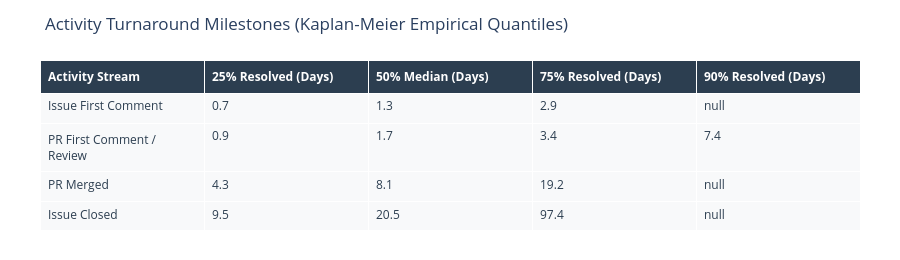

Source (notebook cell):
### Markdown cell above
## Visualization 3: Empirical Turnaround Percentiles & SLA Horizons

Summarizes the survival distributions into operational milestones:
* **25% Resolved**: Early responder benchmark (first quartile turnaround).
* **50% Resolved**: Median project turnaround.
* **75% Resolved**: Upper bound turnaround for majority of contributions.
* **90% Resolved**: Tail latency identifying outlier items requiring triage.

### Code cell
def compute_quantiles_table(cohorts: dict):
    labels = [
        ("Issue First Comment", cohorts["issue_response"]),
        ("PR First Comment / Review", cohorts["pr_response"]),
        ("PR Merged", cohorts["pr_merged"]),
        ("Issue Closed", cohorts["issue_close"])
    ]
    
    data = []
    for name, (dur, evt) in labels:
        km = compute_km_curve(dur, evt, max_days=180.0)
        
        def find_time_at_prob(target_p):
            idx = np.where(km["survival"] <= target_p)[0]
            if len(idx) > 0:
                return round(km["timeline"][idx[0]], 1)
            return np.nan
            
        p25 = find_time_at_prob(0.75) # 25% resolved
        p50 = find_time_at_prob(0.50) # median
        p75 = find_time_at_prob(0.25) # 75% resolved
        p90 = find_time_at_prob(0.10) # 90% resolved
        
        data.append({
            "Activity Stream": name,
            "25% Resolved (Days)": p25,
            "50% Median (Days)": p50,
            "75% Resolved (Days)": p75,
            "90% Resolved (Days)": p90
        })
        
    df_q = pd.DataFrame(data)
    return df_q

df_quantiles = compute_quantiles_table(cohorts)

fig_table = go.Figure(data=[go.Table(
    header=dict(
        values=[f"<b>{col}</b>" for col in df_quantiles.columns],
        fill_color="#2C3E50",
        font=dict(color="white", size=12),
        align="left"
    ),
    cells=dict(
        values=[df_quantiles[col] for col in df_quantiles.columns],
        fill_color="#F8F9FA",
        font=dict(color="#2C3E50", size=12),
        align="left",
        height=30
    )
)])

fig_table.update_layout(
    title="Activity Turnaround Milestones (Kaplan-Meier Empirical Quantiles)",
    margin=dict(l=40, r=40, t=60, b=30),
    height=260
)
fig_table.show()

### Figure 1 — Plotly figure (JSON) as saved in the notebook; plotly's stock layout.template omitted (floating-point values rounded to 4 significant figures)
{"data": [{"cells": {"align": "left", "fill": {"color": "#F8F9FA"}, "font": {"color": "#2C3E50", "size": 12}, "height": 30, "values": [["Issue First Comment", "PR First Comment / Review", "PR Merged", "Issue Closed"], [0.7, 0.9, 4.3, 9.5], [1.3, 1.7, 8.1, 20.5], [2.9, 3.4, 19.2, 97.4], [null, 7.4, null, null]]}, "header": {"align": "left", "fill": {"color": "#2C3E50"}, "font": {"color": "white", "size": 12}, "values": ["<b>Activity Stream</b>", "<b>25% Resolved (Days)</b>", "<b>50% Median (Days)</b>", "<b>75% Resolved (Days)</b>", "<b>90% Resolved (Days)</b>"]}, "type": "table"}], "layout": {"height": 260, "margin": {"b": 30, "l": 40, "r": 40, "t": 60}, "title": {"text": "Activity Turnaround Milestones (Kaplan-Meier Empirical Quantiles)"}}}
